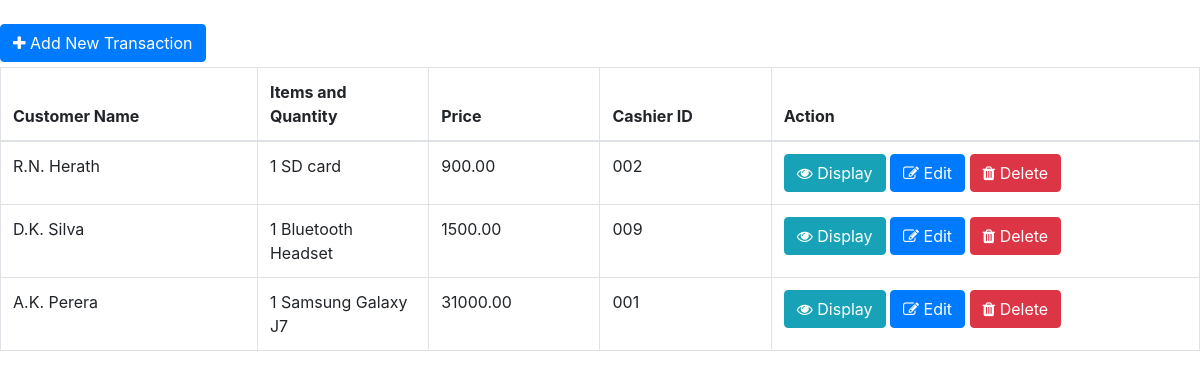
The page /index.php/crud on the database as committed earlier.
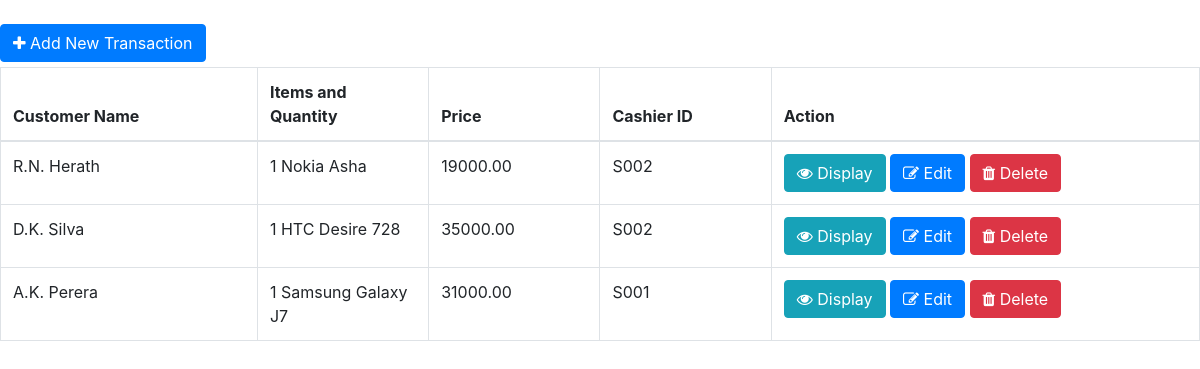
The same page on the database as committed later.
### tables this page shows
CREATE TABLE IF NOT EXISTS `trans` (
  `Bill_No` int(4) NOT NULL,
  `Date` date NOT NULL,
  `Customer_Name` varchar(20) NOT NULL,
  `Customer_Contact` bigint(10) NOT NULL,
  `Item_Quantity` varchar(225) NOT NULL,
  `Price` varchar(20) NOT NULL,
  `Cashier_ID` varchar(4) NOT NULL,
  PRIMARY KEY (`Bill_No`)
);

### application/controllers/crud.php (called while the page is built, shortened)
<?php
class crud extends CI_Controller {
    public function __construct() {
        $this->load->model('crud_model', 'trans');
    }
    public function index() {
        $data['page'] = 'trans-list';
        $data['title'] = 'Transaction List';
        $data['transInfo'] = $this->trans->getTransList();
        $this->load->view('trans/index', $data);
    }
}
?>

### index.php (called while the page is built, shortened)
<?php
require_once BASEPATH.'core/CodeIgniter.php';

### application/models/crud_model.php (called while the page is built, shortened)
<?php
class crud_model extends CI_Model {
    public function getTransList() {
        $this->db->select(array('t.Bill_No', 't.Date', 't.Customer_Name', 't.Customer_Contact', 't.Item_Quantity', 't.Price', 't.Cashier_ID'));
        $this->db->from('trans t');
        $query = $this->db->get();
        return $query->result_array();
    }
}
?>

### application/views/trans/index.php (the view, shortened to what this page needs)
<div class="row">
    <div class="col-lg-12">
        <br>
    </div>
</div>
<div class="row">
    <div class="col-lg-12">
        <a href="<?php print site_url();?>/add" class="pull-left btn btn-primary btn-xs" style="margin-bottom: 5px;"><i class="fa fa-plus"></i> Add New Transaction</a>
    </div>
</div>
<div class="row">
        <div class="col-lg-12">
    <table class="table table-bordered">
    <thead>
      <tr>
        <th width="15%">Customer Name</th>
        <th width="10%">Items and Quantity</th>
        <th width="10%">Price</th>
        <th width="10%">Cashier ID</th>
        <th width="25%">Action</th>
      </tr>
    </thead>
    <tbody>
        <?php foreach($transInfo as $key=>$element) { ?>
      <tr>
        <td><?php print $element['Customer_Name']; ?></td>
        <td><?php print $element['Item_Quantity']; ?></td>
        <td><?php print $element['Price']; ?></td>
        <td><?php print $element['Cashier_ID']; ?></td>
        <td>
            <a title="Display" href="<?php print site_url();?>/display/<?php print $element['Bill_No'];?>" class="btn btn-info btn-xs"><i class="fa fa-eye"></i> Display </a>
            <a title="Edit" href="<?php print site_url();?>/edit/<?php print $element['Bill_No'];?>" class="btn btn-primary btn-xs"><i class="fa fa-edit"></i> Edit </a>
            <a title="Delete" href="<?php print site_url();?>/delete/<?php print $element['Bill_No'];?>" onClick="return confirm('Are you sure you want to delete?')" class="btn btn-danger btn-xs"><i class="fa fa-trash"></i> Delete </a>
        </td>
      </tr>
      <?php } ?>
    </tbody>
  </table>
</div>
</div>

Rows that differ between the two databases and show on the page:
changed trans "R.N. Herath": Item_Quantity "1 SD card" → "1 Nokia Asha"; Price "900.00" → "19000.00"; Cashier_ID "002" → "S002"
changed trans "D.K. Silva": Item_Quantity "1 Bluetooth Headset" → "1 HTC Desire 728"; Price "1500.00" → "35000.00"; Cashier_ID "009" → "S002"
changed trans "A.K. Perera": Cashier_ID "001" → "S001"
